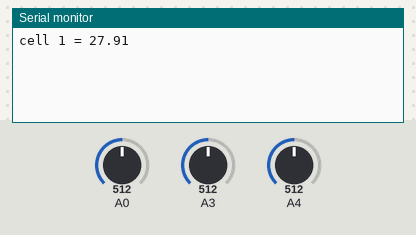
The sketch below on a simulated Arduino Uno, built with avr-gcc and run on an emulated ATmega328P. On the bench: the last lines printed to the serial monitor. The test bench sets the inputs (shaded band); at power-on: A0 = 512, A3 = 512, A4 = 512.

Above: at 1.2 s.
1.3 s: A0 set to 716
At 1.8 s:
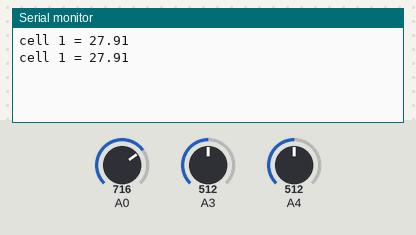
2.8 s: A0 set to 900
At 2.8 s:
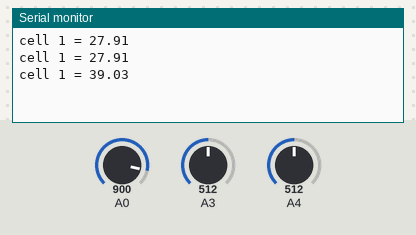
Timing chart, 0 to 5.8 s (numbered marks = the images above; inputs shaded):
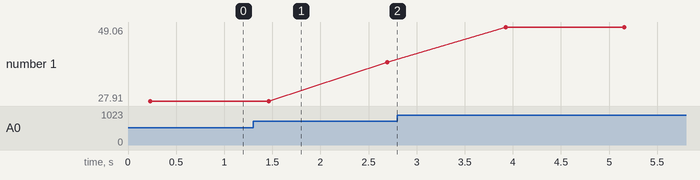

Measured:
- plotted number 1: 27.91 → 39.03 after the input at 1.3 s, 39.03 → 49.06 after the input at 2.8 s

The sketch:

battery_monitoring.ino
```cpp
//**************** IMPORTING LIBRARIES **************
#include <SoftwareSerial.h>
#include <ArduinoJson.h>
//***************************************************

//**************** PIN DECLEARATION ******************
#define v1 A0
#define v2 A1
#define v3 A2
#define C1 A3
#define C2 A4
#define ac  A5
//********************************************************

float ex_ref = 4.99;

float adc = 0;
float adv = 0;

float cell_1 = 0.00;
float cell_2 = 0.00;
float cell_3 = 0.00;

float batt = 0.00;
float Chargin_curr = 0.00;
float disChargin_curr = 0.00;

float reso_2 = 0.987/(9.92 + 0.987 );    //0.23256;
float reso_1 = 0.214/(2.18 + 0.214 );
float reso_3 = 0.96/(4.64 + 0.96 );

SoftwareSerial myserial(9,10);


float read_adc(int pin);
float read_dc_current(int pin,float offset);
float read_dc_voltage(float voltage, float res);

void setup(){
analogReference(EXTERNAL);
myserial.begin(4800);
  // put your setup code here, to run once:
Serial.begin(115200);
}


void loop() {
  StaticJsonDocument<512> doc;
// StaticJsonBuffer<1600> jsonBuffer;
//  ********** BATT CELLS READER ****************
  cell_1 = read_dc_voltage(read_adc(v1),reso_1);
//  cell_2 = read_dc_voltage(read_adc(v2),reso_2) - cell_1;
//  cell_3 = read_dc_voltage(read_adc(v3),reso_3) - (cell_2 + cell_1) ;
//  batt = read_dc_voltage(read_adc(v3),reso_3);
//**********************************************************/

//******************* CURRENT READER *******************
  Chargin_curr =  read_dc_current(C2,0.3);  //offset 0.3
  disChargin_curr = read_dc_current(C1,0);
           //map(read_adc(Cin),2.55,4.5,0,20);
//*******************************************************

//   put your main code here, to run repeatedly:
Serial.println("cell 1 = " + String(cell_1));
//Serial.println("cell 2 = " + String(cell_2));
//Serial.println("cell 3 = " + String(cell_3));
//Serial.println("cin = " + String(Chargin_curr));
//Serial.println("cout = " + String(disChargin_curr));
Serial.println("");

//  doc["c1"] = cell_1;
//   doc["c2"] = cell_2;
//    doc["c3"] = cell_3;
//     doc["b"] =  batt;
//       doc["ci"] =  Chargin_curr;
//        doc["co"] =  disChargin_curr;
//   String output;
//  serializeJsonPretty(doc, output);
//Serial.println(output);
//serializeJson(doc,myserial);
////myserial.print(output);
delay(1000);
}


float read_adc(int pin){
  adv =   analogRead(pin)/1.024;  //adc/100;
  float output_adc = adv*ex_ref/1000;
  return output_adc;
}


float read_dc_current(int pin,float offset){
   for(int i =0; i < 100; i++){
 adc = adc + analogRead(pin)/1.024;
  delay(1);
  }
  adc = adc/100;
 float output_current = (((adc*ex_ref/1000) - 2.54)*10) - offset;


if(output_current < 0){
  output_current = output_current * -1;
 }
 if(output_current < 0.5){
  output_current = 0.00;
 }
 else{
  output_current = output_current;
 }
  return output_current;
}


float read_dc_voltage(float voltage, float res){
  float read_1 = voltage/res;
  return read_1;
}
```
